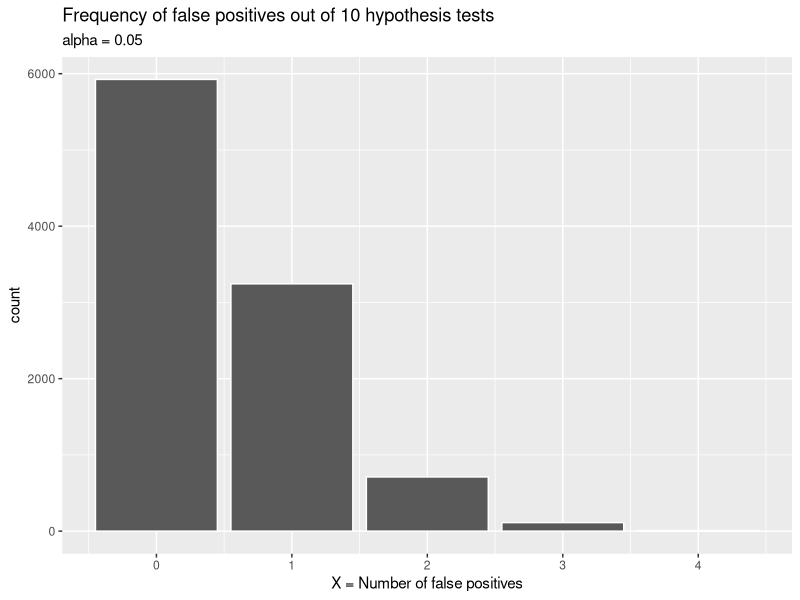

Reproduce this figure in R.
## ---- chunk 1
library(tidyverse)
library(tufte)
library(knitr)
options(
  htmltools.dir.version = FALSE, # for blogdown
  show.signif.stars = FALSE,     # for regression output
  digits = 2
  )
knitr::opts_chunk$set(eval = FALSE)
## ---- chunk 2
set.seed(437)
sims <- data.frame(X = rbinom(10000, size = 10, prob = 0.05))

ggplot(sims, aes(x = X)) +
   geom_bar(color = "white") +
   labs(x = "X = Number of false positives",
       title = "Frequency of false positives out of 10 hypothesis tests",
       subtitle = "alpha = 0.05")
## ---- chunk 3
sims %>% 
  summarize(prob = sum(X>=1)/n())
